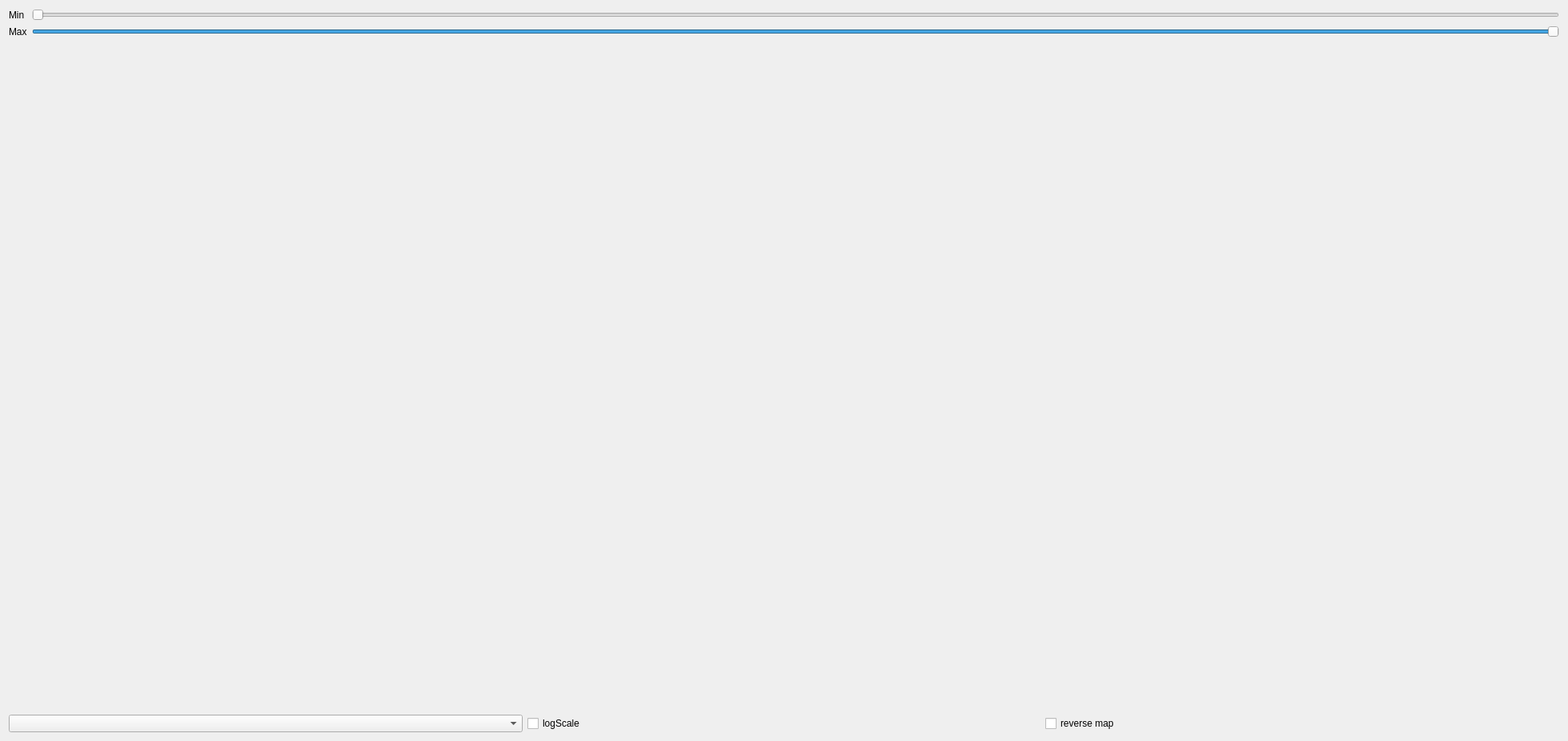
<?xml version="1.0" encoding="UTF-8"?>
<ui version="4.0">
 <class>tof_powder_plot</class>
 <widget class="QWidget" name="tof_powder_plot">
  <property name="geometry">
   <rect>
    <x>0</x>
    <y>0</y>
    <width>1965</width>
    <height>929</height>
   </rect>
  </property>
  <property name="windowTitle">
   <string>Form</string>
  </property>
  <layout class="QVBoxLayout" name="verticalLayout_2">
   <item>
    <layout class="QFormLayout" name="formLayout">
     <item row="0" column="0">
      <widget class="QLabel" name="l_min">
       <property name="text">
        <string>Min</string>
       </property>
      </widget>
     </item>
     <item row="1" column="0">
      <widget class="QLabel" name="l_max">
       <property name="text">
        <string>Max</string>
       </property>
      </widget>
     </item>
     <item row="0" column="1">
      <widget class="QSlider" name="sl_min">
       <property name="minimum">
        <number>0</number>
       </property>
       <property name="maximum">
        <number>1000</number>
       </property>
       <property name="orientation">
        <enum>Qt::Horizontal</enum>
       </property>
      </widget>
     </item>
     <item row="1" column="1">
      <widget class="QSlider" name="sl_max">
       <property name="minimum">
        <number>0</number>
       </property>
       <property name="maximum">
        <number>1000</number>
       </property>
       <property name="value">
        <number>1000</number>
       </property>
       <property name="sliderPosition">
        <number>1000</number>
       </property>
       <property name="orientation">
        <enum>Qt::Horizontal</enum>
       </property>
      </widget>
     </item>
    </layout>
   </item>
   <item>
    <layout class="QVBoxLayout" name="plot_layout">
     <item>
      <layout class="QHBoxLayout" name="plot_head_layout">
       <item>
        <widget class="QComboBox" name="combB_colormap">
         <property name="iconSize">
          <size>
           <width>400</width>
           <height>32</height>
          </size>
         </property>
        </widget>
       </item>
       <item>
        <widget class="QCheckBox" name="cB_log_scale">
         <property name="text">
          <string>logScale</string>
         </property>
        </widget>
       </item>
       <item>
        <widget class="QCheckBox" name="cB_reverse_colormap">
         <property name="text">
          <string>reverse map</string>
         </property>
        </widget>
       </item>
      </layout>
     </item>
    </layout>
   </item>
  </layout>
 </widget>
 <resources/>
 <connections/>
</ui>
